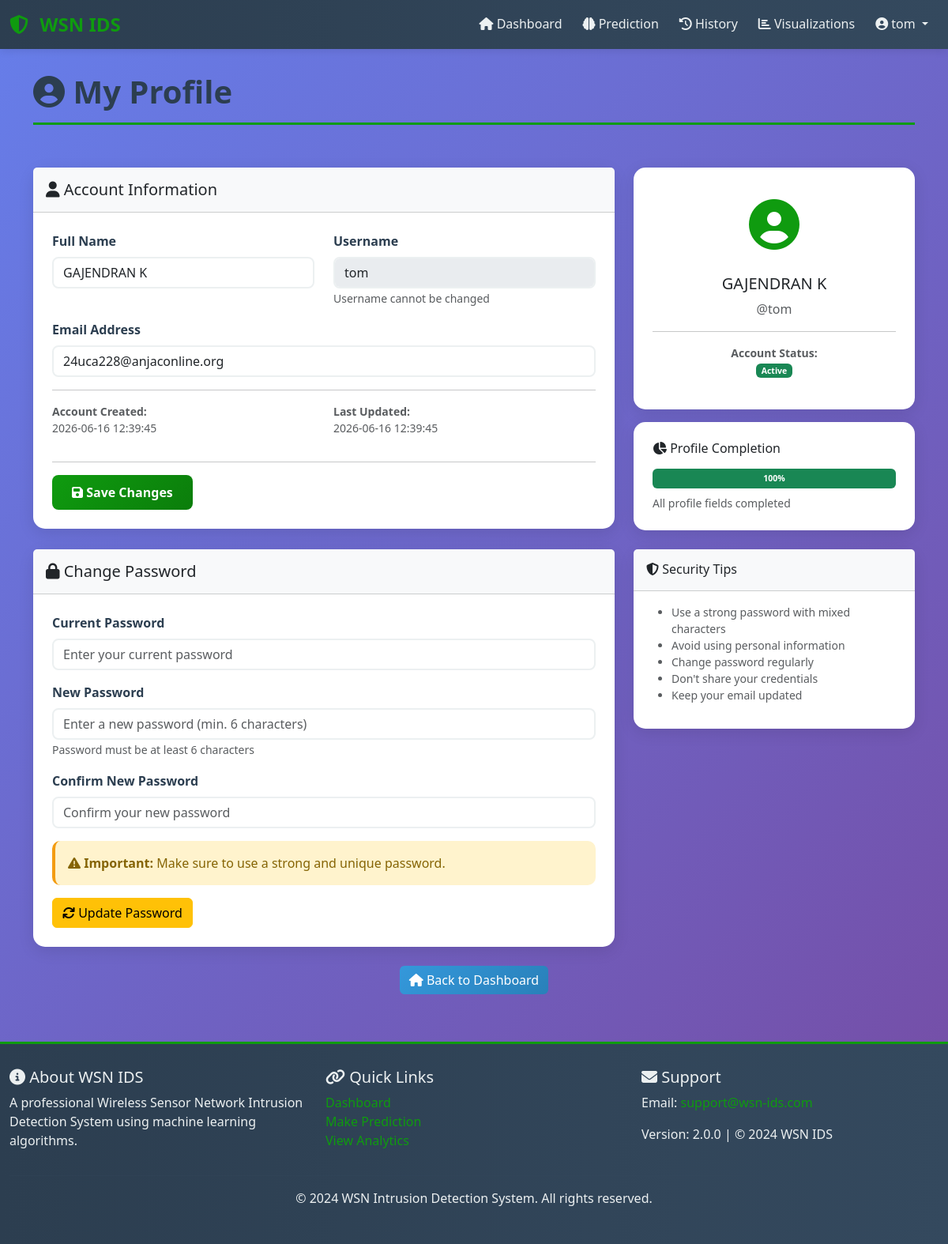
/profile (signed in), run on the app's committed database.
### app.py (models this page shows, shortened)
class User(db.Model):
    __tablename__ = 'users'
    id = db.Column(db.Integer, primary_key=True)
    username = db.Column(db.String(80), unique=True, nullable=False, index=True)
    email = db.Column(db.String(120), unique=True, nullable=False, index=True)
    full_name = db.Column(db.String(120), nullable=False)
    password_hash = db.Column(db.String(255), nullable=False)
    created_at = db.Column(db.DateTime, default=datetime.utcnow)
    updated_at = db.Column(db.DateTime, default=datetime.utcnow, onupdate=datetime.utcnow)
    is_active = db.Column(db.Boolean, default=True)
    predictions = db.relationship('Prediction', backref='user', lazy=True, cascade='all, delete-orphan')
    @property
    def is_authenticated(self):
        return True

### app.py (the view)
@app.route('/profile')
@login_required
def profile():
    return render_template('profile.html', user=current_user)

### app.py (called while the page is built)
@login_manager.user_loader
def load_user(user_id):
    return User.query.get(int(user_id))

@app.context_processor
def inject_user():
    return dict(current_user=current_user)

### templates/profile.html (shortened to what this page needs)
{% extends "base.html" %}
{% block content %}
<div class="row mb-4">
    <div class="col-lg-12">
        <h1 class="section-title">
            <i class="fas fa-user-circle"></i> My Profile
        </h1>
    </div>
</div>
<div class="row">
    <div class="col-lg-8 mb-4">
        <div class="card">
            <div class="card-header bg-light p-3">
                <h5 class="mb-0">
                    <i class="fas fa-user"></i> Account Information
                </h5>
            </div>
            <div class="card-body p-4">
                <form method="POST" action="{{ url_for('update_profile') }}" novalidate>
                    <div class="row mb-3">
                        <div class="col-md-6">
                            <label for="full_name" class="form-label">Full Name</label>
                            <input type="text" class="form-control" id="full_name" name="full_name"
                                   value="{{ user.full_name }}" required>
                        </div>
                        <div class="col-md-6">
                            <label for="username" class="form-label">Username</label>
                            <input type="text" class="form-control" id="username"
                                   value="{{ user.username }}" disabled>
                            <small class="text-muted">Username cannot be changed</small>
                        </div>
                    </div>
                    <div class="mb-3">
                        <label for="email" class="form-label">Email Address</label>
                        <input type="email" class="form-control" id="email" name="email"
                               value="{{ user.email }}" required>
                    </div>
                    <hr>
                    <div class="row">
                        <div class="col-md-6">
                            <p class="text-muted small">
                                <strong>Account Created:</strong><br>
                                {{ user.created_at.strftime('%Y-%m-%d %H:%M:%S') }}
                            </p>
                        </div>
                        <div class="col-md-6">
                            <p class="text-muted small">
                                <strong>Last Updated:</strong><br>
                                {{ user.updated_at.strftime('%Y-%m-%d %H:%M:%S') }}
                            </p>
                        </div>
                    </div>
                    <hr>
                    <button type="submit" class="btn btn-primary">
                        <i class="fas fa-save"></i> Save Changes
                    </button>
                </form>
            </div>
        </div>
    </div>
    <div class="col-lg-4 mb-4">
        <div class="card mb-3">
            <div class="card-body text-center p-4">
                <div style="font-size: 4rem; color: var(--primary-color); margin-bottom: 15px;">
                    <i class="fas fa-user-circle"></i>
                </div>
                <h5>{{ user.full_name }}</h5>
                <p class="text-muted">@{{ user.username }}</p>
                <hr>
                <p class="small text-muted">
                    <strong>Account Status:</strong><br>
                    <span class="badge bg-success">Active</span>
                </p>
            </div>
        </div>
        <div class="card">
            <div class="card-body p-4">
                <h6 class="mb-3">
                    <i class="fas fa-chart-pie"></i> Profile Completion
                </h6>
                <div class="progress" style="height: 25px;">
                    <div class="progress-bar bg-success" style="width: 100%;">
                        <small style="color: white; font-weight: bold;">100%</small>
                    </div>
                </div>
                <small class="text-muted mt-2 d-block">All profile fields completed</small>
            </div>
        </div>
    </div>
</div>
<div class="row">
    <div class="col-lg-8">
        <div class="card">
            <div class="card-header bg-light p-3">
                <h5 class="mb-0">
                    <i class="fas fa-lock"></i> Change Password
                </h5>
            </div>
            <div class="card-body p-4">
                <form method="POST" action="{{ url_for('change_password') }}" novalidate>
                    <div class="mb-3">
                        <label for="old_password" class="form-label">Current Password</label>
                        <input type="password" class="form-control" id="old_password" name="old_password"
                               placeholder="Enter your current password" required>
                    </div>
                    <div class="mb-3">
                        <label for="new_password" class="form-label">New Password</label>
                        <input type="password" class="form-control" id="new_password" name="new_password"
                               placeholder="Enter a new password (min. 6 characters)" required>
                        <small class="text-muted">Password must be at least 6 characters</small>
                    </div>
                    <div class="mb-3">
                        <label for="confirm_password" class="form-label">Confirm New Password</label>
                        <input type="password" class="form-control" id="confirm_password" name="confirm_password"
                               placeholder="Confirm your new password" required>
                    </div>
                    <div class="alert alert-warning" role="alert">
                        <i class="fas fa-exclamation-triangle"></i>
                        <strong>Important:</strong> Make sure to use a strong and unique password.
                    </div>
                    <button type="submit" class="btn btn-warning">
                        <i class="fas fa-sync"></i> Update Password
                    </button>
                </form>
            </div>
        </div>
    </div>
    <div class="col-lg-4">
        <div class="card">
            <div class="card-header bg-light p-3">
                <h6 class="mb-0">
                    <i class="fas fa-shield-alt"></i> Security Tips
                </h6>
            </div>
            <div class="card-body">
                <ul class="small text-muted">
                    <li>Use a strong password with mixed characters</li>
                    <li>Avoid using personal information</li>
                    <li>Change password regularly</li>
                    <li>Don't share your credentials</li>
                    <li>Keep your email updated</li>
                </ul>
            </div>
        </div>
    </div>
</div>
<div class="row mt-4">
    <div class="col-lg-12 text-center">
        <a href="{{ url_for('dashboard') }}" class="btn btn-secondary">
            <i class="fas fa-home"></i> Back to Dashboard
        </a>
    </div>
</div>
{% endblock %}

### templates/base.html (shortened to what this page needs)
<!DOCTYPE html>
<html lang="en">
<head>
    <link href="https://cdn.jsdelivr.net/npm/bootstrap@5.3.0/dist/css/bootstrap.min.css" rel="stylesheet">
    <link href="https://cdnjs.cloudflare.com/ajax/libs/font-awesome/6.4.0/css/all.min.css" rel="stylesheet">
</head>
<body>
    <nav class="navbar navbar-expand-lg navbar-dark">
        <div class="container-fluid">
            <a class="navbar-brand" href="{{ url_for('dashboard') if current_user.is_authenticated else url_for('login') }}">
                <i class="fas fa-shield-alt"></i> WSN IDS
            </a>
            <div class="collapse navbar-collapse" id="navbarNav">
                {% if current_user.is_authenticated %}
                <ul class="navbar-nav ms-auto">
                    <li class="nav-item">
                        <a class="nav-link {% if request.endpoint == 'dashboard' %}active{% endif %}" href="{{ url_for('dashboard') }}">
                            <i class="fas fa-home"></i> Dashboard
                        </a>
                    </li>
                    <li class="nav-item">
                        <a class="nav-link {% if request.endpoint == 'predict' %}active{% endif %}" href="{{ url_for('predict') }}">
                            <i class="fas fa-brain"></i> Prediction
                        </a>
                    </li>
                    <li class="nav-item">
                        <a class="nav-link {% if request.endpoint == 'history' %}active{% endif %}" href="{{ url_for('history') }}">
                            <i class="fas fa-history"></i> History
                        </a>
                    </li>
                    <li class="nav-item">
                        <a class="nav-link {% if request.endpoint == 'visualization' %}active{% endif %}" href="{{ url_for('visualization') }}">
                            <i class="fas fa-chart-bar"></i> Visualizations
                        </a>
                    </li>
                    <li class="nav-item dropdown">
                        <a class="nav-link dropdown-toggle" href="#" id="userDropdown" role="button" data-bs-toggle="dropdown">
                            <i class="fas fa-user-circle"></i> {{ current_user.username }}
                        </a>
                    </li>
                </ul>
                {% endif %}
            </div>
        </div>
    </nav>
    <div class="container-fluid main-container">
        <div class="container">
            {% block content %}{% endblock %}
        </div>
    </div>
    <footer class="footer">
        <div class="container-fluid">
            <div class="row">
                <div class="col-md-4">
                    <h5><i class="fas fa-info-circle"></i> About WSN IDS</h5>
                    <p>A professional Wireless Sensor Network Intrusion Detection System using machine learning algorithms.</p>
                </div>
                <div class="col-md-4">
                    <h5><i class="fas fa-link"></i> Quick Links</h5>
                    <ul class="list-unstyled">
                        <li><a href="{{ url_for('dashboard') }}">Dashboard</a></li>
                        <li><a href="{{ url_for('predict') }}">Make Prediction</a></li>
                        <li><a href="{{ url_for('visualization') }}">View Analytics</a></li>
                    </ul>
                </div>
                <div class="col-md-4">
                    <h5><i class="fas fa-envelope"></i> Support</h5>
                    <p>Email: <a href="mailto:support@wsn-ids.com">support@wsn-ids.com</a></p>
                    <p>Version: 2.0.0 | © 2024 WSN IDS</p>
                </div>
            </div>
            <hr style="border-color: #34495e;">
            <div class="text-center">
                <p>&copy; 2024 WSN Intrusion Detection System. All rights reserved.</p>
            </div>
        </div>
    </footer>
</body>
</html>

### templates/base.html (style rules this page uses)
:root { --primary-color: #0f9b0f; --primary-dark: #0b7d0b; --secondary-color: #3498db; --danger-color: #e74c3c; --success-color: #2ecc71; --warning-color: #f39c12; --info-color: #1abc9c; --light-bg: #ecf0f1; --dark-bg: #2c3e50; }
* { margin: 0; padding: 0; box-sizing: border-box; }
body { background: linear-gradient(135deg, #667eea 0%, #764ba2 100%); min-height: 100vh; font-family: 'Segoe UI', Tahoma, Geneva, Verdana, sans-serif; }
.navbar { background: linear-gradient(90deg, var(--dark-bg) 0%, #34495e 100%); box-shadow: 0 2px 10px rgba(0,0,0,0.1); }
.navbar-brand { font-size: 1.5rem; font-weight: bold; color: var(--primary-color) !important; transition: transform 0.3s ease; }
.navbar-brand i { margin-right: 8px; }
.nav-link { color: #ecf0f1 !important; margin: 0 5px; transition: all 0.3s ease; border-bottom: 2px solid transparent; }
.main-container { margin-top: 30px; margin-bottom: 50px; }
.card { border: none; border-radius: 15px; box-shadow: 0 5px 20px rgba(0,0,0,0.1); transition: transform 0.3s ease, box-shadow 0.3s ease; }
.btn-primary { background: linear-gradient(135deg, var(--primary-color) 0%, var(--primary-dark) 100%); border: none; border-radius: 8px; padding: 10px 25px; font-weight: 600; transition: all 0.3s ease; }
.btn-secondary { background: linear-gradient(135deg, var(--secondary-color) 0%, #2980b9 100%); border: none; }
.form-control, .form-select { border-radius: 8px; border: 2px solid #ecf0f1; transition: border-color 0.3s ease; }
.form-label { font-weight: 600; color: #2c3e50; margin-bottom: 8px; }
.alert { border: none; border-radius: 10px; border-left: 4px solid; }
.alert-warning { border-left-color: var(--warning-color); background-color: #fff3cd; color: #856404; }
.footer { background: linear-gradient(90deg, var(--dark-bg) 0%, #34495e 100%); color: #ecf0f1; padding: 30px 0; margin-top: 60px; border-top: 3px solid var(--primary-color); }
.footer a { color: var(--primary-color); text-decoration: none; transition: color 0.3s ease; }
.section-title { color: var(--dark-bg); font-weight: bold; margin-bottom: 30px; padding-bottom: 15px; border-bottom: 3px solid var(--primary-color); }

### data on the page
User: username "tom", full_name "GAJENDRAN K", email "24uca228@anjaconline.org", created_at "2026-06-16 12:39:45", updated_at "2026-06-16 12:39:45"
